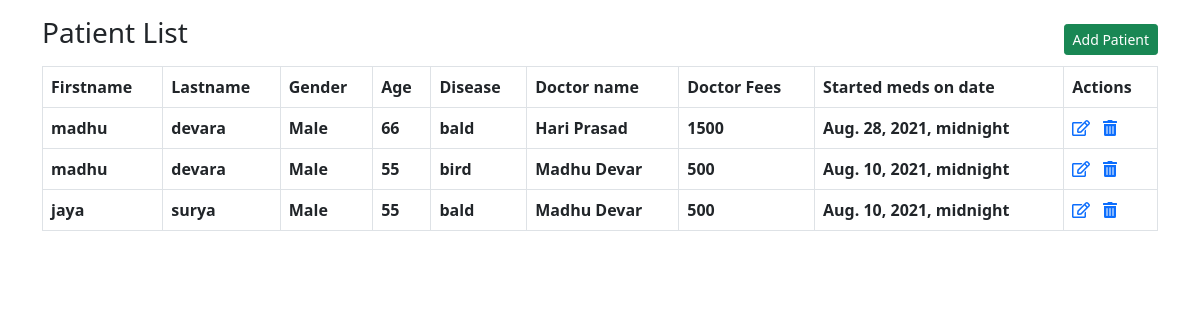
/home/, run on the app's committed database.
### home/models.py (models this page shows, shortened)
class PatientList(models.Model):
    first_name =  models.CharField(max_length=32)
    last_name =  models.CharField(max_length=32)
    gender =  models.CharField(choices=GENDER_CHOICES,max_length=32)
    age =  models.IntegerField()
    disease =  models.CharField(max_length=32)
    doctor_con = models.ForeignKey(DoctorList,on_delete=models.CASCADE)
    started_meds = models.DateTimeField(blank= True, null=True)

class DoctorList(models.Model):
    name = models.CharField(max_length=32)
    fees = models.IntegerField(default=500)

### home/views.py (the view)
# urls.py: path('',views.homepage),
def homepage(request):
    template_name = 'homepage.html'
    patients_data = PatientList.objects.all()
    return  render(request,template_name,{'patients_list':patients_data})

### home/templates/homepage.html (shortened to what this page needs)
<!DOCTYPE html>
<html>
    <head>
        <link href="https://cdn.jsdelivr.net/npm/bootstrap@5.1.0/dist/css/bootstrap.min.css" rel="stylesheet">
    </head>
    <body>
        <div class="container">
            <h3 class="my-3">Patient List <a href="create_pat" class="float-end btn btn-sm btn-success mt-2">Add Patient</a></h3>
            <table class="table table-bordered">
              <thead>
                <tr>
                  <th>Firstname</th>
                  <th>Lastname</th>
                  <th>Gender</th>
                  <th>Age</th>
                  <th>Disease</th>
                  <th>Doctor name</th>
                  <th>Doctor Fees</th>
                  <th>Started meds on date</th>
                  <th>Actions</th>
                </tr>
              </thead>
              <tbody>
                {% for item in patients_list %}
                    <tr>
                    <th>{{item.first_name}}</th>
                    <th>{{item.last_name}}</th>
                    {% if item.gender == '1'%}
                        <th>Male</th>
                    {% else %}
                        <th>Female</th>
                    {% endif %}
                    <th>{{item.age}}</th>
                    <th>{{item.disease}}</th>
                    <th>{{item.doctor_con.name}}</th>
                    <th>{{item.doctor_con.fees}}</th>
                    <th>{{item.started_meds}}</th>
                    <th><a href="update/{{item.id}}"><i class="far fa-edit"></a></i>&nbsp;&nbsp;&nbsp;<a href="#" id='{{item.id}}' class="delete_anchor"><i class="fas fa-trash-alt"></i></th>
                    </tr>
                {% endfor %}
              </tbody>
            </table>
          </div>
    </body>
</html>

### data on the page
PatientList: first_name "madhu", last_name "devara", gender "Male", age "66", disease "bald", doctor_con.name "Hari Prasad", doctor_con.fees "1500", started_meds "Aug. 28, 2021, midnight"
PatientList: first_name "madhu", last_name "devara", gender "Male", age "55", disease "bird", doctor_con.name "Madhu Devar", doctor_con.fees "500", started_meds "Aug. 10, 2021, midnight"
PatientList: first_name "jaya", last_name "surya", gender "Male", age "55", disease "bald", doctor_con.name "Madhu Devar", doctor_con.fees "500", started_meds "Aug. 10, 2021, midnight"
